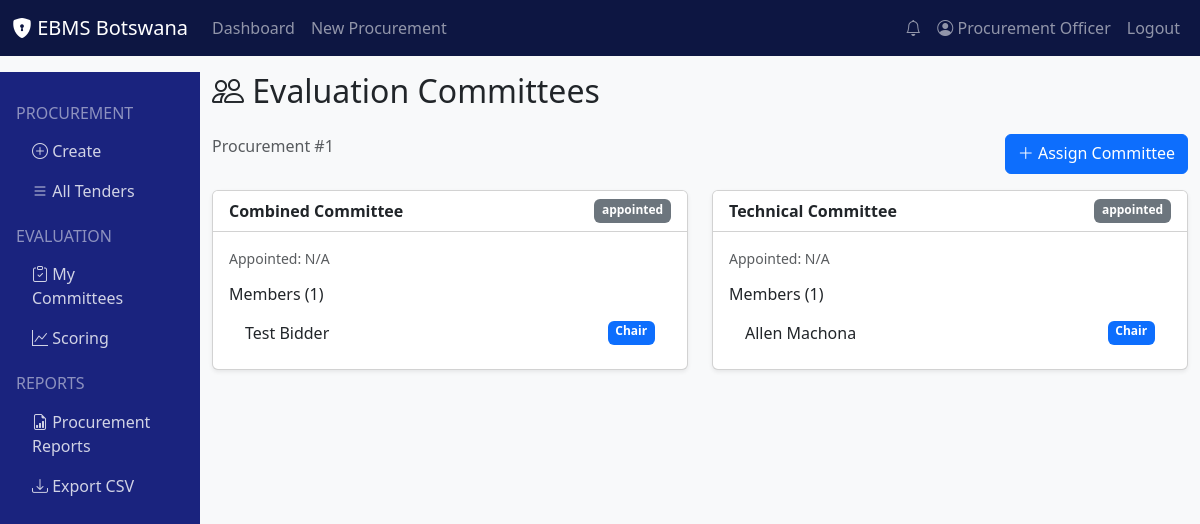
Screenshot of /committee/1 (signed in) with the database file from the repository.
### models/user.py (models this page shows, shortened)
class User(UserMixin, db.Model):
    __tablename__ = 'users'
    id = db.Column(db.Integer, primary_key=True)
    username = db.Column(db.String(80), unique=True, nullable=False, index=True)
    email = db.Column(db.String(120), unique=True, nullable=False, index=True)
    password_hash = db.Column(db.String(256), nullable=False)
    first_name = db.Column(db.String(100), nullable=False)
    last_name = db.Column(db.String(100), nullable=False)
    phone = db.Column(db.String(20))
    department = db.Column(db.String(100))
    is_active = db.Column(db.Boolean, default=True)
    is_verified = db.Column(db.Boolean, default=False)
    mfa_enabled = db.Column(db.Boolean, default=False)
    mfa_secret = db.Column(db.String(100))
    last_login = db.Column(db.DateTime)
    last_ip = db.Column(db.String(45))
    failed_logins = db.Column(db.Integer, default=0)
    locked_until = db.Column(db.DateTime)
    created_at = db.Column(db.DateTime, default=lambda: datetime.now(pytz.timezone('Africa/Gaborone')))
    updated_at = db.Column(db.DateTime, default=lambda: datetime.now(pytz.timezone('Africa/Gaborone')),
                          onupdate=lambda: datetime.now(pytz.timezone('Africa/Gaborone')))
    role_id = db.Column(db.Integer, db.ForeignKey('roles.id'))
    role = db.relationship('Role', back_populates='users')
    procurements = db.relationship('Procurement', foreign_keys='Procurement.created_by',
                                   back_populates='created_by_user', lazy='dynamic')
    committee_memberships = db.relationship('CommitteeMember', back_populates='user', lazy='dynamic')
    audit_logs = db.relationship('AuditLog', back_populates='user', lazy='dynamic')
    notifications = db.relationship('Notification', back_populates='user', lazy='dynamic')
    def get_full_name(self):
        return f"{self.first_name} {self.last_name}"
    def has_role(self, role_name):
        return self.role and self.role.name == role_name

### models/evaluation_committee.py (models this page shows, shortened)
class EvaluationCommittee(db.Model):
    __tablename__ = 'evaluation_committees'
    id = db.Column(db.Integer, primary_key=True)
    procurement_id = db.Column(db.Integer, db.ForeignKey('procurements.id'), nullable=False)
    appointment_instrument = db.Column(db.String(500))
    appointment_date = db.Column(db.DateTime)
    appointed_by = db.Column(db.Integer, db.ForeignKey('users.id'))
    evaluation_type = db.Column(db.String(100))  # technical, financial, combined
    scope_description = db.Column(db.Text)
    status = db.Column(db.String(50), default='appointed')  # appointed, active, suspended, dissolved
    created_at = db.Column(db.DateTime, default=lambda: datetime.now(pytz.timezone('Africa/Gaborone')))
    procurement = db.relationship('Procurement', back_populates='committees')
    members = db.relationship('CommitteeMember', back_populates='committee', lazy='dynamic', cascade='all, delete-orphan')
    appointer = db.relationship('User', foreign_keys=[appointed_by])

### models/committee_member.py (models this page shows, shortened)
class CommitteeMember(db.Model):
    __tablename__ = 'committee_members'
    id = db.Column(db.Integer, primary_key=True)
    committee_id = db.Column(db.Integer, db.ForeignKey('evaluation_committees.id'), nullable=False)
    user_id = db.Column(db.Integer, db.ForeignKey('users.id'), nullable=False)
    role = db.Column(db.String(50), nullable=False)  # chair, vice_chair, member, secretary, adviser
    is_voting = db.Column(db.Boolean, default=True)
    skills = db.Column(db.JSON)
    specialization = db.Column(db.String(200))
    conflict_declared = db.Column(db.Boolean, default=False)
    conflict_details = db.Column(db.Text)
    confidentiality_signed = db.Column(db.Boolean, default=False)
    confidentiality_signed_at = db.Column(db.DateTime)
    status = db.Column(db.String(50), default='active')  # active, suspended, recused, removed
    access_granted_at = db.Column(db.DateTime)
    access_revoked_at = db.Column(db.DateTime)
    created_at = db.Column(db.DateTime, default=lambda: datetime.now(pytz.timezone('Africa/Gaborone')))
    committee = db.relationship('EvaluationCommittee', back_populates='members')
    user = db.relationship('User', back_populates='committee_memberships')

### routes/committee.py (the view)
@bp.route('/<int:procurement_id>')
@login_required
@require_procurement_staff()
def view(procurement_id):
    committees = EvaluationCommittee.query.filter_by(procurement_id=procurement_id).all()
    return render_template('procurement/committee.html', committees=committees, procurement_id=procurement_id)

### app.py (called while the page is built)
@login_manager.user_loader
def load_user(user_id):
    from models.user import User
    return User.query.get(int(user_id))

### templates/procurement/committee.html (shortened to what this page needs)
{% extends "base.html" %}
{% block content %}
<h2 class="mb-4"><i class="bi bi-people"></i> Evaluation Committees</h2>
<div class="d-flex justify-content-between mb-3">
    <p class="text-muted">Procurement #{{ procurement_id }}</p>
    <a href="{{ url_for('committee.assign', procurement_id=procurement_id) }}" class="btn btn-primary"><i class="bi bi-plus-lg"></i> Assign Committee</a>
</div>
{% if committees %}
<div class="row">
    {% for c in committees %}
    <div class="col-md-6 mb-3">
        <div class="card shadow-sm">
            <div class="card-header bg-white d-flex justify-content-between">
                <span class="fw-bold">{{ c.evaluation_type.title() }} Committee</span>
                <span class="badge bg-{{ 'success' if c.status == 'active' else 'secondary' }}">{{ c.status }}</span>
            </div>
            <div class="card-body">
                <p class="small text-muted">Appointed: {{ c.appointment_date | botswana_time if c.appointment_date else 'N/A' }}</p>
                <h6>Members ({{ c.members.count() }})</h6>
                <ul class="list-group list-group-flush">
                    {% for m in c.members %}
                    <li class="list-group-item d-flex justify-content-between">
                        <span>{{ m.user.get_full_name() if m.user else 'Unknown' }}</span>
                        <span class="badge bg-{{ 'primary' if m.role == 'chair' else 'light text-dark' }}">{{ m.role.replace('_', ' ').title() }}</span>
                    </li>
                    {% endfor %}
                </ul>
            </div>
        </div>
    </div>
    {% endfor %}
</div>
{% else %}
<div class="alert alert-info">No evaluation committees have been assigned yet.</div>
{% endif %}
{% endblock %}

### templates/base.html (shortened to what this page needs)
<!DOCTYPE html>
<html lang="en">
<head>
    <link href="https://cdn.jsdelivr.net/npm/bootstrap@5.3.2/dist/css/bootstrap.min.css" rel="stylesheet">
    <link rel="stylesheet" href="https://cdn.jsdelivr.net/npm/bootstrap-icons@1.11.1/font/bootstrap-icons.css">
</head>
<body class="bg-light">
    <nav class="navbar navbar-expand-lg navbar-dark" style="background: #0d1642;">
        <div class="container-fluid">
            <a class="navbar-brand" href="{{ url_for('dashboard.index') }}">
                <i class="bi bi-shield-lock-fill"></i> EBMS Botswana
            </a>
            <div class="collapse navbar-collapse">
                <ul class="navbar-nav me-auto">
                    {% if current_user.is_authenticated %}
                    <li class="nav-item"><a class="nav-link" href="{{ url_for('dashboard.index') }}">Dashboard</a></li>
                    <li class="nav-item"><a class="nav-link" href="{{ url_for('procurement.create') }}">New Procurement</a></li>
                    {% endif %}
                </ul>
                <ul class="navbar-nav">
                    {% if current_user.is_authenticated %}
                    <li class="nav-item"><a class="nav-link" href="{{ url_for('notifications.index') }}"><i class="bi bi-bell"></i></a></li>
                    <li class="nav-item"><a class="nav-link" href="{{ url_for('auth.profile') }}"><i class="bi bi-person-circle"></i> {{ current_user.get_full_name() }}</a></li>
                    <li class="nav-item"><a class="nav-link" href="{{ url_for('auth.logout') }}">Logout</a></li>
                    {% else %}
                    <li class="nav-item"><a class="nav-link" href="{{ url_for('auth.login') }}">Login</a></li>
                    <li class="nav-item"><a class="nav-link" href="{{ url_for('auth.register') }}">Register</a></li>
                    {% endif %}
                </ul>
            </div>
        </div>
    </nav>
    <div class="container-fluid mt-3">
        <div class="row">
            {% if current_user.is_authenticated %}
            <div class="col-md-2 d-none d-md-block sidebar p-3">
                {% if not current_user.has_role('Bidder') %}
                <h6 class="text-white-50 text-uppercase mt-3">Procurement</h6>
                <nav class="nav flex-column">
                    <a class="nav-link" href="{{ url_for('procurement.create') }}"><i class="bi bi-plus-circle"></i> Create</a>
                    <a class="nav-link" href="{{ url_for('procurement.list_tenders') }}"><i class="bi bi-list"></i> All Tenders</a>
                </nav>
                <h6 class="text-white-50 text-uppercase mt-3">Evaluation</h6>
                <nav class="nav flex-column">
                    <a class="nav-link" href="#"><i class="bi bi-clipboard-check"></i> My Committees</a>
                    <a class="nav-link" href="#"><i class="bi bi-graph-up"></i> Scoring</a>
                </nav>
                {% endif %}
                {% if current_user.role and current_user.role.name in ['Procurement Unit', 'Procurement Oversight Unit', 'Accounting Officer', 'System Administrator'] %}
                <h6 class="text-white-50 text-uppercase mt-3">Reports</h6>
                <nav class="nav flex-column">
                    <a class="nav-link" href="{{ url_for('procurement.list_tenders') }}"><i class="bi bi-file-earmark-bar-graph"></i> Procurement Reports</a>
                    <a class="nav-link" href="{{ url_for('reports.export_csv') }}"><i class="bi bi-download"></i> Export CSV</a>
                </nav>
                {% endif %}
            </div>
            <div class="col-md-10">
            {% else %}
            <div class="col-12">
            {% endif %}
                {% block content %}{% endblock %}
            </div>
        </div>
    </div>
</body>
</html>

### templates/base.html (style rules this page uses)
.sidebar { min-height: 100vh; background: #1a237e; }
.sidebar .nav-link { color: rgba(255,255,255,0.8); }

### rows the page displays
User: get_full_name "Procurement Officer"
EvaluationCommittee: evaluation_type "Combined", status "appointed", appointment_date|botswana_time "N/A", members.count "1"
CommitteeMember: user "Test Bidder", role.replace "Chair"
EvaluationCommittee: evaluation_type "Technical", status "appointed", appointment_date|botswana_time "N/A", members.count "1"
CommitteeMember: user "Allen Machona", role.replace "Chair"

### other values shown
{{ procurement_id }} "1"
